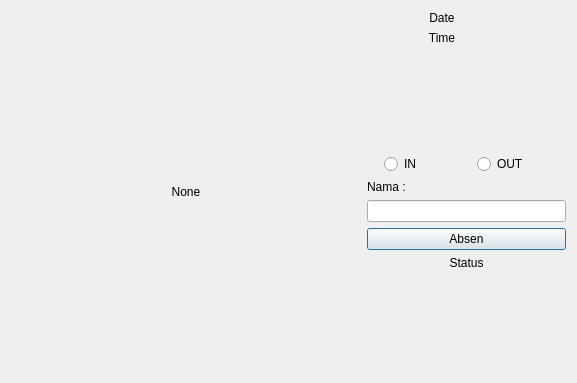
<?xml version="1.0" encoding="UTF-8"?>
<ui version="4.0">
 <class>Dialog</class>
 <widget class="QDialog" name="Dialog">
  <property name="geometry">
   <rect>
    <x>0</x>
    <y>0</y>
    <width>577</width>
    <height>383</height>
   </rect>
  </property>
  <property name="windowTitle">
   <string>Absen</string>
  </property>
  <layout class="QGridLayout" name="gridLayout">
   <item row="0" column="0">
    <layout class="QHBoxLayout" name="horizontalLayout">
     <item>
      <widget class="QLabel" name="label">
       <property name="minimumSize">
        <size>
         <width>350</width>
         <height>350</height>
        </size>
       </property>
       <property name="text">
        <string>None</string>
       </property>
       <property name="alignment">
        <set>Qt::AlignCenter</set>
       </property>
      </widget>
     </item>
     <item>
      <layout class="QVBoxLayout" name="verticalLayout">
       <property name="spacing">
        <number>-1</number>
       </property>
       <property name="sizeConstraint">
        <enum>QLayout::SetDefaultConstraint</enum>
       </property>
       <item>
        <widget class="QLabel" name="labelTgl">
         <property name="minimumSize">
          <size>
           <width>0</width>
           <height>0</height>
          </size>
         </property>
         <property name="maximumSize">
          <size>
           <width>150</width>
           <height>20</height>
          </size>
         </property>
         <property name="styleSheet">
          <string notr="true">font: 24pt &quot;.SF NS Text&quot;;</string>
         </property>
         <property name="text">
          <string>Date</string>
         </property>
         <property name="alignment">
          <set>Qt::AlignCenter</set>
         </property>
        </widget>
       </item>
       <item>
        <widget class="QLabel" name="labelJam">
         <property name="maximumSize">
          <size>
           <width>150</width>
           <height>16777215</height>
          </size>
         </property>
         <property name="text">
          <string>Time</string>
         </property>
         <property name="alignment">
          <set>Qt::AlignCenter</set>
         </property>
        </widget>
       </item>
       <item>
        <spacer name="verticalSpacer_2">
         <property name="orientation">
          <enum>Qt::Vertical</enum>
         </property>
         <property name="sizeHint" stdset="0">
          <size>
           <width>20</width>
           <height>40</height>
          </size>
         </property>
        </spacer>
       </item>
       <item>
        <layout class="QHBoxLayout" name="horizontalLayout_2">
         <item>
          <widget class="QRadioButton" name="radioIn">
           <property name="maximumSize">
            <size>
             <width>70</width>
             <height>16777215</height>
            </size>
           </property>
           <property name="text">
            <string>IN</string>
           </property>
          </widget>
         </item>
         <item>
          <widget class="QRadioButton" name="radioOut">
           <property name="maximumSize">
            <size>
             <width>70</width>
             <height>16777215</height>
            </size>
           </property>
           <property name="text">
            <string>OUT</string>
           </property>
          </widget>
         </item>
        </layout>
       </item>
       <item>
        <layout class="QGridLayout" name="gridLayout_2">
         <item row="0" column="0">
          <widget class="QLabel" name="label_3">
           <property name="maximumSize">
            <size>
             <width>40</width>
             <height>20</height>
            </size>
           </property>
           <property name="text">
            <string>Nama :</string>
           </property>
          </widget>
         </item>
         <item row="1" column="0">
          <widget class="QLineEdit" name="txtNama"/>
         </item>
        </layout>
       </item>
       <item>
        <widget class="QPushButton" name="btnAbsen">
         <property name="text">
          <string>Absen</string>
         </property>
        </widget>
       </item>
       <item>
        <widget class="QLabel" name="labelStatus">
         <property name="text">
          <string>Status</string>
         </property>
         <property name="alignment">
          <set>Qt::AlignCenter</set>
         </property>
        </widget>
       </item>
       <item>
        <spacer name="verticalSpacer">
         <property name="orientation">
          <enum>Qt::Vertical</enum>
         </property>
         <property name="sizeHint" stdset="0">
          <size>
           <width>20</width>
           <height>40</height>
          </size>
         </property>
        </spacer>
       </item>
      </layout>
     </item>
    </layout>
   </item>
  </layout>
 </widget>
 <resources/>
 <connections/>
</ui>
